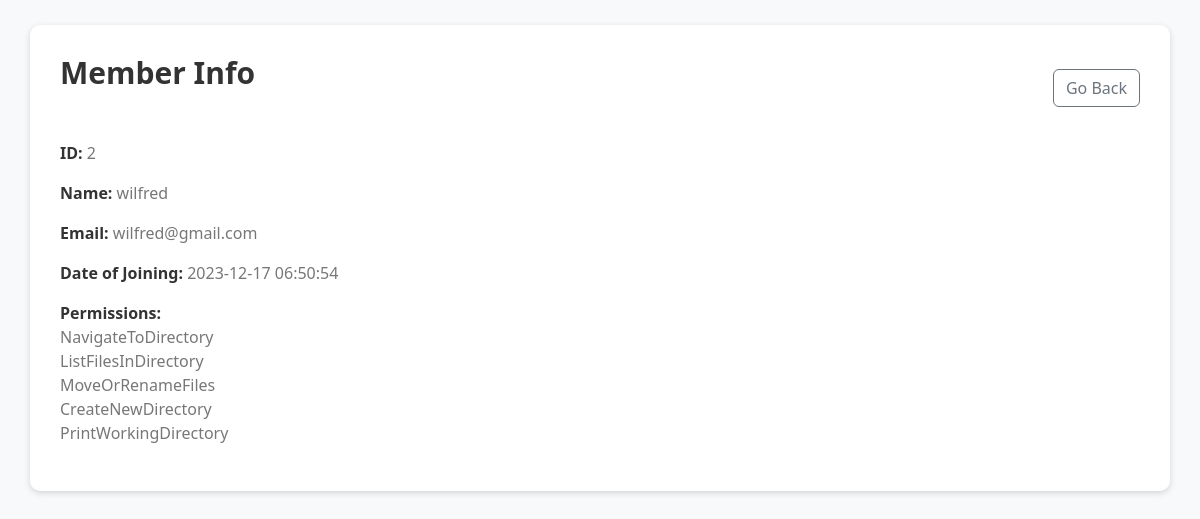
Screenshot of /member_info/2 (signed in) with the database file from the repository.
### tables this page shows
CREATE TABLE members (id INTEGER PRIMARY KEY, name TEXT NOT NULL, email TEXT NOT NULL, doj DATETIME NOT NULL, options TEXT);

### app.py (the view)
@app.route("/member_info/<id>", methods=["GET"])
@login_required
def member_info(id):
    info = db.execute("SELECT * from members WHERE id = ?", id)[0]
    x = info["options"]
    lst = x.split(",")
    result = generate_commands(lst, commands_data)
    with open("selected_commands.json", "w") as outfile:
        json.dump(result, outfile, indent=2)
    return render_template("member_info.html", info=info, lst=lst)

### app.py (called while the page is built)
@app.after_request
def after_request(response):
    response.headers["Cache-Control"] = "no-cache, no-store, must-revalidate"
    response.headers["Expires"] = 0
    response.headers["Pragma"] = "no-cache"
    return response

def login_required(f):
    @wraps(f)
    def decorated_function(*args, **kwargs):
        if session.get("user_id") is None:
            return redirect("/login")
        return f(*args, **kwargs)
    return decorated_function

def generate_commands(commands_list, commands_json):
    output = {}
    for command in commands_list:
        command = command.strip()
        for category, category_commands in commands_json.items():
            if command in category_commands:
                output[command] = category_commands[command]
    return output

### templates/member_info.html (shortened to what this page needs)
<!DOCTYPE html>
<html lang="en">
  <head>
    <link
      rel="stylesheet"
      href="https://cdn.jsdelivr.net/npm/bootstrap@5.3.0/dist/css/bootstrap.min.css"
    />
  </head>
  <body>
    <div class="container">
      <div class="header">
        <h1>Member Info</h1>
        <div class="right-buttons">
          <a href="/members" class="btn btn-outline-secondary">Go Back</a>
        </div>
      </div>
      <div>
        <p>
          <strong>ID:</strong>
          <span>{{info.id}}</span>
        </p>
        <p>
          <strong>Name:</strong>
          <span>{{info.name}}</span>
        </p>
        <p>
          <strong>Email:</strong>
          <span>{{info.email}}</span>
        </p>
        <p>
          <strong>Date of Joining:</strong>
          <span>{{info.doj}}</span>
        </p>
        <p>
          <strong>Permissions:</strong>
          <br />
          {% for x in lst %}
          <span>{{x}}</span><br />
          {% endfor %}
        </p>
      </div>
    </div>
  </body>
</html>

### templates/member_info.html (style rules this page uses)
body { background-color: #f8f9fa; }
.container { margin-top: 25px; margin-bottom: 25px; background-color: #fff; border-radius: 10px; padding: 30px; box-shadow: 0 2px 6px rgba(0, 0, 0, 0.15); }
h1 { font-size: 30px; font-weight: 600; margin-bottom: 30px; color: #333; }
p { font-size: 16px; color: #555; }
strong { font-weight: 600; color: #333; }
span { color: #777; }
.header { display: flex; justify-content: space-between; align-items: center; margin-bottom: 20px; }
.right-buttons { margin-left: auto; }

### rows the page displays
members: id "2", name "wilfred", email "wilfred@gmail.com", doj "2023-12-17 06:50:54"

### other values shown
{{ x }} "NavigateToDirectory" "ListFilesInDirectory" "MoveOrRenameFiles" "CreateNewDirectory" "PrintWorkingDirectory"
